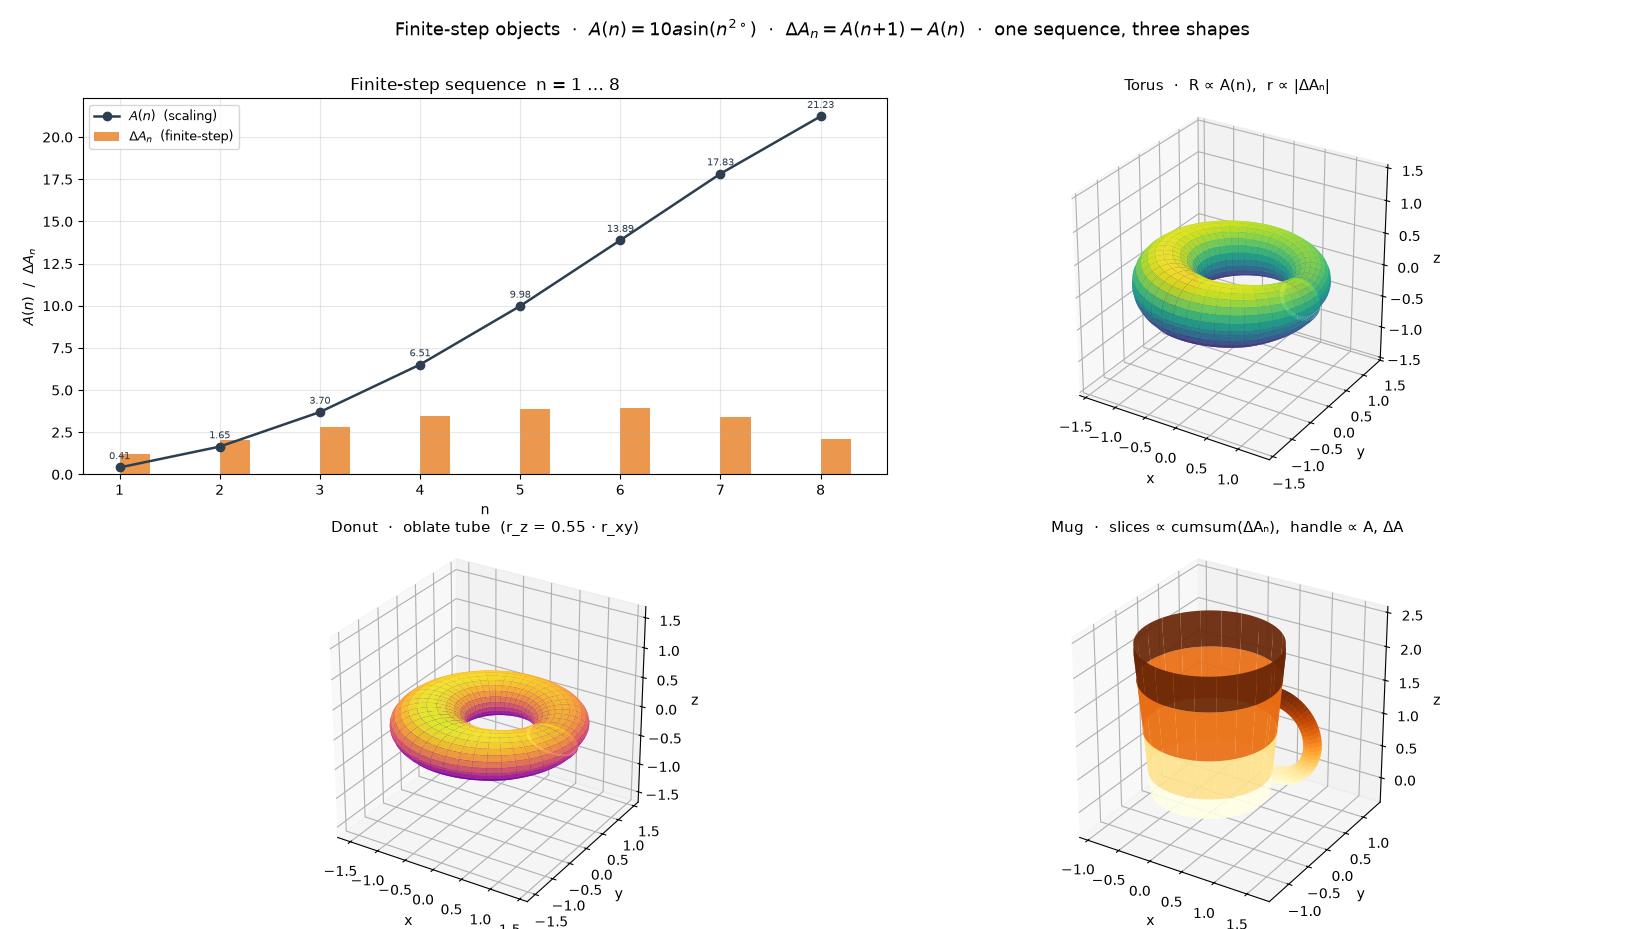

Reproduce this figure in Python.
#!/usr/bin/env python3
"""
finite_step_objects.py
======================

Torus, donut, and mug built from the finite-step sequence

    A(n)  = 10 · a · sin(n²°) ,   a = 1/(π − e)
    ΔA_n  = A(n+1) − A(n)

Interpretation across the three objects
---------------------------------------
    Torus      ring radius     ∝ A(n)          (major radius)
               tube radius     ∝ |ΔA_n|        (minor radius)
    Donut      same, but the tube is oblate:
               r_z = 0.55 · r_xy               (flattened cross-section)
    Mug        body radius      ∝ A(n)         (subtle taper)
               slice heights    ∝ cumsum(ΔA)   (non-uniform z spacing)
               handle arc       ∝ A_mid
               handle tube      ∝ |ΔA_mid|

The sequence is used for n = 1 … N (default N = 8), which stays
monotone increasing, so the shapes are clean and recognisable.
"""

from __future__ import annotations
import math
import numpy as np
import matplotlib.pyplot as plt
from mpl_toolkits.mplot3d import Axes3D  # noqa: F401


# ------------------------------------------------------------------
#  Constants and the finite-step sequence
# ------------------------------------------------------------------
PI = math.pi
E  = math.e
a  = 1.0 / (PI - E)                       # ≈ 2.362338


def A_of_n(n: float) -> float:
    """A(n) = 10 · a · sin(n²°)."""
    return 10.0 * a * math.sin(math.radians(n * n))


def finite_step(n: int) -> float:
    """ΔA_n = A(n+1) − A(n)."""
    return A_of_n(n + 1) - A_of_n(n)


# ------------------------------------------------------------------
#  Interpolator — A(t) and ΔA(t) for real t ∈ [1, N]
# ------------------------------------------------------------------
class FiniteStepInterp:
    """Linear interpolation of A and ΔA on real t ∈ [1, N]."""

    def __init__(self, N: int = 8):
        self.N = int(N)
        ns = np.arange(1, N + 1, dtype=float)
        self.ns  = ns
        self.As  = np.array([A_of_n(n)     for n in ns])
        self.dAs = np.array([finite_step(int(n)) for n in ns])
        self.A_max  = float(np.max(np.abs(self.As)))
        self.dA_max = float(np.max(np.abs(self.dAs)))
        self.A1  = float(self.As[0])
        self.AN  = float(self.As[-1])

    def A(self, t: np.ndarray) -> np.ndarray:
        return np.interp(t, self.ns, self.As)

    def dA(self, t: np.ndarray) -> np.ndarray:
        return np.interp(t, self.ns, self.dAs)


# ==================================================================
#  TORUS
# ==================================================================
def make_torus(N: int = 8,
               u_res: int = 180, v_res: int = 50,
               R_min: float = 1.00, R_max: float = 3.00,
               r_min: float = 0.18, r_max: float = 0.48):
    """
    Torus with a finite-step-scaled major and minor radius.

        u ∈ [0, 2π)  →  n(u) = 1 + u/(2π) · (N − 1)
        R_major(u)   = R_min + (R_max − R_min) · (A(n(u)) − A₁)/(A_N − A₁)
        r_minor(u)   = r_min + (r_max − r_min) · |ΔA(n(u))| / ΔA_max
    """
    fsi = FiniteStepInterp(N)

    u = np.linspace(0.0, 2 * PI, u_res)
    v = np.linspace(0.0, 2 * PI, v_res)
    U, V = np.meshgrid(u, v, indexing="ij")

    n_t = 1.0 + (U / (2 * PI)) * (N - 1)
    A_t  = fsi.A(n_t)
    dA_t = np.abs(fsi.dA(n_t))

    t     = (A_t - fsi.A1) / (fsi.AN - fsi.A1)
    R     = R_min + (R_max - R_min) * t
    r     = r_min + (r_max - r_min) * (dA_t / fsi.dA_max)

    X = (R + r * np.cos(V)) * np.cos(U)
    Y = (R + r * np.cos(V)) * np.sin(U)
    Z = r * np.sin(V)
    return X, Y, Z


# ==================================================================
#  DONUT  (oblate torus)
# ==================================================================
def make_donut(N: int = 8,
               u_res: int = 180, v_res: int = 50,
               R_min: float = 1.00, R_max: float = 2.00,
               r_xy_min: float = 0.30, r_xy_max: float = 0.60,
               flat: float = 0.55):
    """
    Donut = torus with an elliptical (oblate) tube cross-section:

        r_xy(u) = r_xy_min + (r_xy_max − r_xy_min) · |ΔA(n(u))| / ΔA_max
        r_z(u)  = flat · r_xy(u)
    """
    fsi = FiniteStepInterp(N)

    u = np.linspace(0.0, 2 * PI, u_res)
    v = np.linspace(0.0, 2 * PI, v_res)
    U, V = np.meshgrid(u, v, indexing="ij")

    n_t = 1.0 + (U / (2 * PI)) * (N - 1)
    A_t  = fsi.A(n_t)
    dA_t = np.abs(fsi.dA(n_t))

    t     = (A_t - fsi.A1) / (fsi.AN - fsi.A1)
    R     = R_min + (R_max - R_min) * t
    r_xy  = r_xy_min + (r_xy_max - r_xy_min) * (dA_t / fsi.dA_max)
    r_z   = flat * r_xy

    X = (R + r_xy * np.cos(V)) * np.cos(U)
    Y = (R + r_xy * np.cos(V)) * np.sin(U)
    Z = r_z * np.sin(V)
    return X, Y, Z


# ==================================================================
#  MUG
# ==================================================================
def make_mug_body(N: int = 8,
                  theta_res: int = 90,
                  R_min: float = 0.85, R_max: float = 1.00,
                  H: float = 2.20):
    """
    Surface of revolution.

        slice heights  z_k = cumsum(ΔA)_k / cumsum(ΔA)_N · H
        slice radii    R_k = R_min + (R_max − R_min) ·
                              (A(k) − A₁) / (A_N − A₁)
    """
    fsi = FiniteStepInterp(N)

    dAs     = np.array([finite_step(n) for n in range(1, N + 1)])
    z_slice = np.concatenate([[0.0], np.cumsum(dAs)])
    z_slice = z_slice / z_slice[-1] * H

    As      = np.array([A_of_n(n) for n in range(1, N + 1)])
    t_norm  = (As - As[0]) / (As[-1] - As[0])
    radii   = R_min + (R_max - R_min) * t_norm
    r_all   = np.concatenate([radii, [radii[-1]]])   # extend to N+1

    theta = np.linspace(0.0, 2 * PI, theta_res)
    k_idx, th = np.meshgrid(np.arange(N + 1), theta, indexing="ij")

    R_grid = r_all[k_idx]
    Z_grid = z_slice[k_idx]

    X = R_grid * np.cos(th)
    Y = R_grid * np.sin(th)
    return X, Y, Z_grid


def make_mug_handle(N: int = 8,
                    phi_res: int = 70, psi_res: int = 22,
                    x_attach: float = 1.00,
                    z_center: float | None = None,
                    R_arc: float | None = None,
                    r_tube: float | None = None,
                    H: float = 2.20):
    """
    Toroidal handle arc on the +x side of the mug.

        φ ∈ [−π/2, +π/2]   arc angle (in the x−z plane)
        ψ ∈ [0, 2π]        tube angle around the arc

        R_arc   ← A(N//2)            (mid-curve major radius)
        r_tube  ← |ΔA(N//2)|         (mid-curve tube radius)
    """
    fsi = FiniteStepInterp(N)

    if R_arc is None:
        R_arc  = 0.28 * fsi.A(float(N // 2 + 1))
    if r_tube is None:
        r_tube = 0.55 * abs(finite_step(N // 2))
    if z_center is None:
        z_center = 0.5 * H

    phi = np.linspace(-PI / 2, PI / 2, phi_res)
    psi = np.linspace(0.0, 2 * PI, psi_res)
    PHI, PSI = np.meshgrid(phi, psi, indexing="ij")

    cos_p, sin_p = np.cos(PHI), np.sin(PHI)
    cos_s, sin_s = np.cos(PSI), np.sin(PSI)

    X = x_attach + R_arc * cos_p + r_tube * cos_s * cos_p
    Y =             r_tube * sin_s
    Z = z_center + R_arc * sin_p + r_tube * cos_s * sin_p
    return X, Y, Z


# ==================================================================
#  Plotting
# ==================================================================
def plot_scaling_curve(ax, N: int):
    ns = np.arange(1, N + 1)
    As  = np.array([A_of_n(k)       for k in ns])
    dAs = np.array([finite_step(k)  for k in ns])

    ax.plot(ns, As, "o-", color="#2c3e50", lw=1.8,
            label=r"$A(n)$  (scaling)")
    ax.bar(ns + 0.15, dAs, width=0.30, color="#e67e22",
           alpha=0.80, label=r"$\Delta A_n$  (finite-step)")
    for k, (A_, d_) in enumerate(zip(As, dAs), start=1):
        ax.annotate(f"{A_:.2f}", (k, A_),
                    textcoords="offset points", xytext=(0, 6),
                    fontsize=7, ha="center", color="#2c3e50")
    ax.set_xlabel("n")
    ax.set_ylabel(r"$A(n)$  /  $\Delta A_n$")
    ax.set_title(f"Finite-step sequence  n = 1 … {N}")
    ax.legend(fontsize=9, loc="upper left")
    ax.grid(alpha=0.3)


def style_3d(ax, title: str,
             X: np.ndarray, Y: np.ndarray, Z: np.ndarray):
    ax.set_title(title, fontsize=11)
    ax.set_xlabel("x"); ax.set_ylabel("y"); ax.set_zlabel("z")
    span = max(float(np.ptp(X)), float(np.ptp(Y)), float(np.ptp(Z)))
    for setter, mid in (
        (ax.set_xlim, 0.5 * (X.min() + X.max())),
        (ax.set_ylim, 0.5 * (Y.min() + Y.max())),
        (ax.set_zlim, 0.5 * (Z.min() + Z.max())),
    ):
        setter(mid - 0.55 * span, mid + 0.55 * span)
    ax.set_box_aspect((1, 1, 1))
    ax.view_init(elev=28, azim=-58)


# ==================================================================
#  Main
# ==================================================================
def main():
    N = 8
    fsi = FiniteStepInterp(N)

    print("=" * 72)
    print("Finite-step objects  ·  A(n) = 10 a sin(n²°),  a = 1/(π − e)")
    print("=" * 72)
    print(f"  a = 1/(π − e)  = {a:.8f}")
    print()
    print(f"  {'n':>3}  {'A(n)':>10}  {'ΔA_n':>10}  "
          f"{'cumsum(ΔA)':>12}")
    cum = 0.0
    for n in range(1, N + 2):
        A_n = A_of_n(n)
        if n <= N:
            dA = finite_step(n)
            cum += dA
            print(f"  {n:>3}  {A_n:>10.5f}  {dA:>10.5f}  {cum:>12.5f}")
        else:
            print(f"  {n:>3}  {A_n:>10.5f}  (reference)")
    print()

    # ---- build the objects ----
    Xt, Yt, Zt = make_torus(N,
                            R_min=1.00, R_max=1.00,
                            r_min=0.16, r_max=0.46)
    Xd, Yd, Zd = make_donut(N,
                            R_min=1.00, R_max=1.00,
                            r_xy_min=0.30, r_xy_max=0.58,
                            flat=0.55)
    Xb, Yb, Zb = make_mug_body(N,
                               R_min=0.82, R_max=1.00, H=2.20)
    Xh, Yh, Zh = make_mug_handle(N,
                                 x_attach=1.00,
                                 z_center=1.10,
                                 R_arc=0.58,
                                 r_tube=0.12,
                                 H=2.20)

    # ---- figure ----
    fig = plt.figure(figsize=(15, 11))

    ax0 = fig.add_subplot(2, 2, 1)
    plot_scaling_curve(ax0, N)

    ax1 = fig.add_subplot(2, 2, 2, projection="3d")
    ax1.plot_surface(Xt, Yt, Zt, cmap="viridis",
                     alpha=0.92, linewidth=0, antialiased=True,
                     rstride=4, cstride=2, edgecolor="k")
    style_3d(ax1, "Torus  ·  R ∝ A(n),  r ∝ |ΔAₙ|",
             Xt, Yt, Zt)

    ax2 = fig.add_subplot(2, 2, 3, projection="3d")
    ax2.plot_surface(Xd, Yd, Zd, cmap="plasma",
                     alpha=0.92, linewidth=0, antialiased=True,
                     rstride=4, cstride=2, edgecolor="k")
    style_3d(ax2, "Donut  ·  oblate tube  (r_z = 0.55 · r_xy)",
             Xd, Yd, Zd)

    ax3 = fig.add_subplot(2, 2, 4, projection="3d")
    ax3.plot_surface(Xb, Yb, Zb, cmap="YlOrBr",
                     alpha=0.92, linewidth=0, antialiased=True,
                     rstride=2, cstride=4, edgecolor="k")
    ax3.plot_surface(Xh, Yh, Zh, cmap="YlOrBr",
                     alpha=0.92, linewidth=0, antialiased=True,
                     rstride=2, cstride=2, edgecolor="k")
    style_3d(ax3,
             "Mug  ·  slices ∝ cumsum(ΔAₙ),  handle ∝ A, ΔA",
             np.concatenate([Xb.ravel(), Xh.ravel()]),
             np.concatenate([Yb.ravel(), Yh.ravel()]),
             np.concatenate([Zb.ravel(), Zh.ravel()]))

    plt.suptitle(
        r"Finite-step objects  ·  "
        r"$A(n)=10a\sin(n^{2\circ})$  ·  "
        r"$\Delta A_n = A(n{+}1)-A(n)$  ·  "
        r"one sequence, three shapes",
        fontsize=13,
    )
    plt.tight_layout(rect=[0, 0, 1, 0.96])
    plt.show()


if __name__ == "__main__":
    main()
